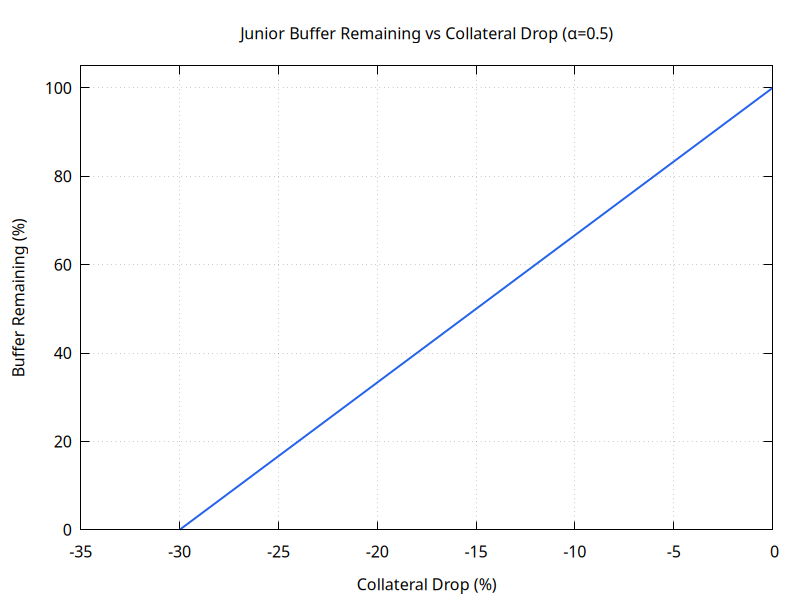

This chart was generated by the following gnuplot code:
set terminal pngcairo size 800,600 background "#ffffff"
set grid
set key bmargin
set style line 1 lc rgb "#2563eb" lw 2
set style line 2 lc rgb "#10b981" lw 2
set style line 3 lc rgb "#f59e0b" lw 2
set style line 4 lc rgb "#dc2626" lw 2
set style line 5 lc rgb "#8b5cf6" lw 2
set output "junior-buffer-remaining.png"
set title "Junior Buffer Remaining vs Collateral Drop (α=0.5)"
set xlabel "Collateral Drop (%)"
set ylabel "Buffer Remaining (%)"
set xrange [-35:0]
set yrange [0:105]

plot '-' using 1:2 with lines ls 1 title ''
0  100
-5  83.3333
-10  66.6667
-15  50
-20  33.3333
-25  16.6667
-30  0
e
